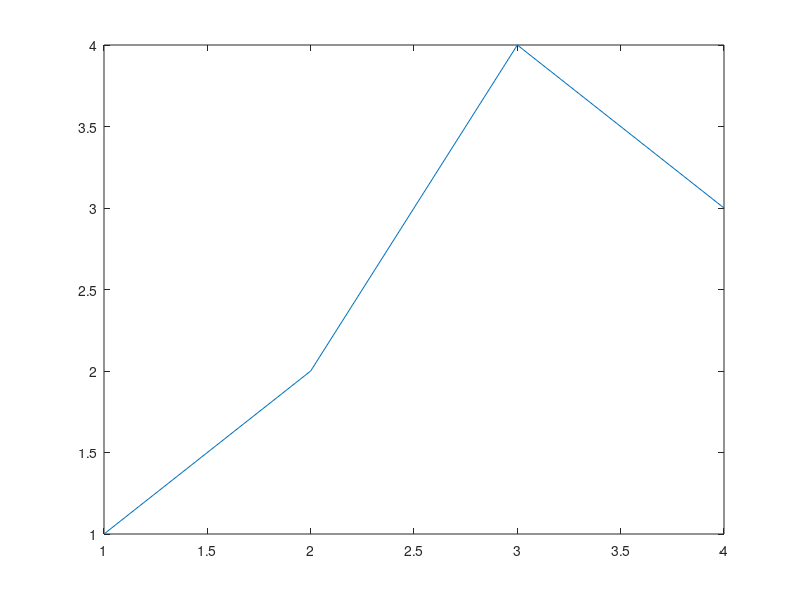

Here is the MATLAB script that generated this plot:
%% help
help
% clc
help plot

%% who & whos
%clc
a= 5; b= 6;
who
clc
whos

%% format long vs short
%clc
pi
format short
c= sin(pi/4)
format long
c= sin(pi/4)
format short

%% ellipsis
%clc
2+ 3 *(3-5)^2 ...
    +200

% round
%clc
round(pi)
round(22.9999)

% random
%clc
rand
%clc
low= 5;
high= 22;
rand*(high- low)+ low
%clc
round(rand*(high- low)+ low)

%% figure
%clc
figure
figure
figure
plot([1,2,4,3])